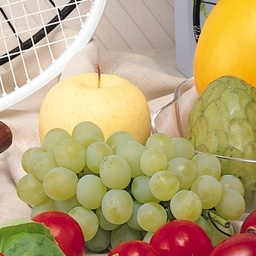
#> input picture 20701014_Q20/20701014_Q20_input.jpg, 256 x 256 px, shrunk from 512 x 512 before the run, found by its file name
$ python 20701014_Q20.py
#> lines starting #> are read from the running program, lines starting #| are printed output that depends on the picture
#> further down, image is the input picture: PIL image 256x256 RGB; mean R, G, B 185.3, 163.3, 118.3
from PIL import Image
import numpy as np
import math, random

def apply_kmeans_segmentation(image, k=3, max_iterations=10):
#> called with k = 3, max_iterations = 10
    if len(image.shape) != 3 or image.shape[2] != 3:
        raise ValueError("Image must be RGB (3 channels)")

    height, width = image.shape[:2]
#> height = 256; width = 256

    pixels = image.reshape(-1, 3).astype(np.float32)
    num_pixels = pixels.shape[0]
#> num_pixels = 65536

    indices = random.sample(range(num_pixels), k)
#> indices = [50494, 55125, 5306]
    centroids = pixels[indices]
#> centroids = [[158, 144, 45], [170, 172, 125], [171, 170, 178]]

    # K-means iteration
    for _ in range(max_iterations):
        # Assign each pixel to the nearest centroid
        distances = np.zeros((num_pixels, k))
        for i in range(num_pixels):
            for j in range(k):
                r_diff = pixels[i, 0] - centroids[j, 0]
                g_diff = pixels[i, 1] - centroids[j, 1]
                b_diff = pixels[i, 2] - centroids[j, 2]
                distances[i, j] = math.sqrt(r_diff * r_diff + g_diff * g_diff + b_diff * b_diff)
        labels = np.argmin(distances, axis=1)

        # update centroids
        new_centroids = np.zeros((k, 3))
        counts = np.zeros(k, dtype=np.int32)
        for i in range(num_pixels):
            cluster = labels[i]
            new_centroids[cluster] += pixels[i]
            counts[cluster] += 1
        for j in range(k):
            if counts[j] > 0:
                new_centroids[j] /= counts[j]

        # check convergence
        if np.all(centroids == new_centroids):
            break
        centroids = new_centroids

    # assignment to final clusters
    segmented_pixels = np.zeros((num_pixels, 3), dtype=np.uint8)
    for i in range(num_pixels):
        cluster = labels[i]
        segmented_pixels[i] = centroids[cluster].astype(np.uint8)

    segmented_image = segmented_pixels.reshape(height, width, 3)

    return segmented_image

image_path = '20701014_Q20/20701014_Q20_input.jpg'
image = Image.open(image_path)
image_array = np.array(image)
if image_array is not None:
    segmented_image = apply_kmeans_segmentation(image_array, k=3, max_iterations=10)
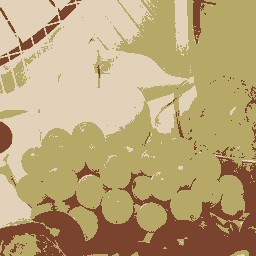
#> segmented_image: shape (256, 256, 3); mean R, G, B 184.9, 162.9, 118
    segmented_image_pil = Image.fromarray(segmented_image)
    segmented_image_pil.save('20701014_Q20/20701014_Q20_output.jpg')
